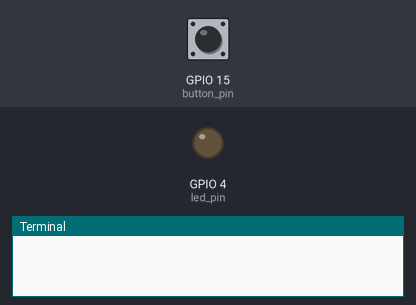
Simulated run of this program. Board: Raspberry Pi (BCM pin numbers). Shown: output pins drawn as LEDs (lit = HIGH), the last lines printed to the terminal. Inputs (shaded band) come from the test bench; at power-on: GPIO 15 (button_pin) LOW.

Above: at 1.2 s.
1.3 s: GPIO 15 (button_pin) pulled HIGH for 0.15 s
At 1.7 s:
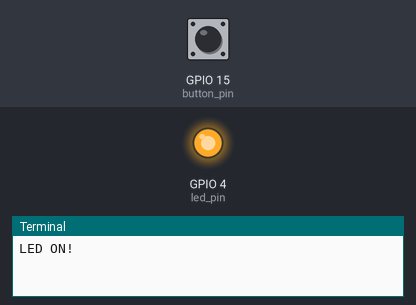
2.9 s: GPIO 15 (button_pin) pulled HIGH for 1 s
At 4.1 s:
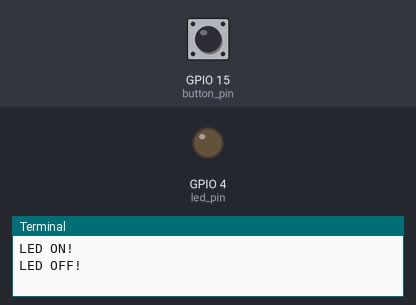
5.4 s: GPIO 15 (button_pin) pulled HIGH for 3.2 s
At 6.0 s:
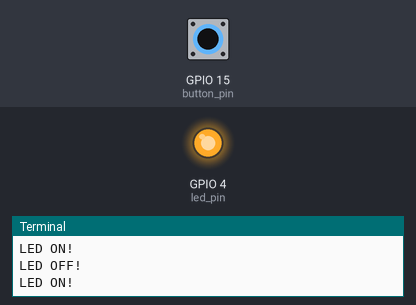
Timing chart, 0 to 8.4 s (numbered marks = the images above; inputs shaded):
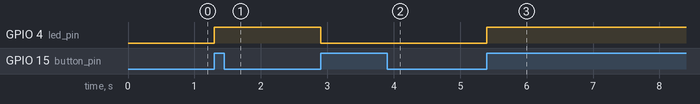

The program:

button_led.py
```python
import RPi.GPIO as GPIO
import time

button_pin = 15
led_pin = 4

GPIO.setwarnings(False)
GPIO.setmode(GPIO.BCM)
GPIO.setup(button_pin, GPIO.IN, pull_up_down=GPIO.PUD_DOWN)
GPIO.setup(led_pin, GPIO.OUT)

light_on = False
prev_input = 0

try:
    while True:
        input_state = GPIO.input(button_pin)
        if input_state == GPIO.HIGH and prev_input == GPIO.LOW:
            light_on = not light_on
            GPIO.output(led_pin, light_on)
            print("LED ON!" if light_on else "LED OFF!")
        prev_input = input_state
        time.sleep(0.05)
except KeyboardInterrupt:
    GPIO.cleanup()
```

Measured:
- after the input at 1.3 s, GPIO 4 (led_pin): LOW → HIGH at once
- after the input at 2.9 s, GPIO 4 (led_pin): HIGH → LOW at once
- after the input at 5.4 s, GPIO 4 (led_pin): LOW → HIGH at once
